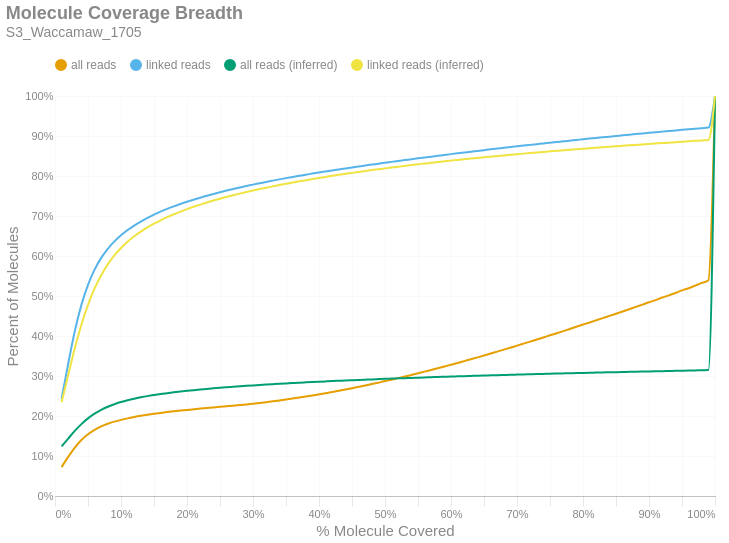

Notebook source saved alongside this figure:
### Markdown cell above
### Molecule Read Coverage
This chart shows molecule coverage breadth as computed by the number of bases aligned to that molecule. In other words, "*how much of each unique long molecule is actually sequenced/aligned?*" Keep in mind there is a distinction between sequences and alignments, since some sequences belonging to a particular molecule may not align well and wouldn't appear in the alignment data. This chart also shows molecule coverage breadth as computed by the *inferred fragment* from which the aligned sequences originate. Unlike read coverage, this calculation takes into account the total insert size, including unsequenced gaps between the forward and reverse reads. Like the previous figures, these are cumulative percents.

### Code cell
if SKIPLR:
    print_html(f"Skipped")
else:
    binned_df = consolidated_hist(valids['coverage_bp'], mask, 0.01, True)
    binned_df_inf = consolidated_hist(valids['coverage_inserts'], mask, 0.01, True)
    binned_df = binned_df.with_columns(pl.lit(binned_df_inf['all reads (cumsum)']).alias('all reads (inferred)'))
    binned_df = binned_df.with_columns(pl.lit(binned_df_inf['linked reads (cumsum)']).alias('linked reads (inferred)'))
    binned_df = binned_df.with_columns(
        (pl.col('bin').cast(pl.Float64) + 0.01).alias('right_edge')
    )

    with SafeRender(binned_df):
        (
            density_plot(binned_df, 'Molecule Coverage Breadth', samplename, 'molcov', ['all reads (inferred)','linked reads (inferred)'])
            .encode(
                #x=alt.X('bin:Q', title="% Molecule Covered").axis(format = '%').scale(padding=0),
                x=alt.X('right_edge:Q', title="% Molecule Covered").axis(format='%').scale(padding=0),
                y=alt.Y('value:Q', title='Percent of Molecules')
                    .axis(format='%')
                    .stack(False)
                    .scale(domainMin=0, padding=0),
                color=alt.Color("key:N").scale(domain = ["all reads", "linked reads", "all reads (inferred)", "linked reads (inferred)"]),
                tooltip = [
                    alt.Tooltip("key:N", title = "Data Type"),
                    alt.Tooltip("range_label:N", title="% Molecule Covered"),
                    alt.Tooltip("value:Q", format = ".2%", title="% Molecules")
                ]
            )
        ).display()

### Figure 1 — Vega-Lite specification as saved in the notebook (floating-point values rounded to 4 significant figures)
{"width": "container", "height": 400, "config": {"title": {"anchor": "start", "dy": -15, "fontSize": 18, "color": "#888888", "subtitleColor": "#888888", "subtitleFontSize": 14}, "arc": {"fill": "#0072B2"}, "axis": {"domainColor": "#888888", "domainWidth": 0.5, "gridWidth": 0.2, "grid": false, "titleFontWeight": 400, "titleFontSize": 15, "labelFontSize": 11, "labelColor": "#888888", "tickColor": "#888888", "tickWidth": 0.2, "titleColor": "#888888"}, "axisBand": {"grid": false}, "axisX": {"grid": true, "tickSize": 10, "domainCap": "round"}, "axisY": {"domain": false, "grid": true, "tickSize": 0, "domainCap": "round"}, "background": "transparent", "header": {"labelFontSize": 15, "labelColor": "#888888", "titleFontSize": 15, "titleFontWeight": 600, "titleColor": "#888888"}, "legend": {"labelFont": "sans-serif", "labelFontSize": 12, "labelColor": "#888888", "symbolSize": 100, "symbolType": "circle", "titleFontSize": 12, "titlePadding": 10, "titleColor": "#888888", "title": null, "orient": "top"}, "range": {"category": ["#E69F00", "#56B4E9", "#009E73", "#F0E442", "#0072B2", "#D55E00", "#CC79A7", "#000000"], "diverging": ["#cfe8f3", "#a2d4ec", "#73bfe2", "#46abdb", "#1696d2", "#12719e"]}, "area": {"fill": "#0072B2", "fillOpacity": 0.7, "line": true, "strokeOpacity": 0.7}, "line": {"color": "#0072B2", "stroke": "#0072B2", "strokeWidth": 2}, "trail": {"color": "#0072B2", "stroke": "#0072B2", "strokeWidth": 0, "size": 1}, "point": {"filled": true, "fillOpacity": 1.0, "size": 95}, "text": {"color": "#888888", "fontSize": 11, "align": "right", "fontWeight": 400, "size": 11}, "bar": {"fill": "#0072B2", "stroke": null}, "view": {"stroke": null, "continuousWidth": 660, "continuousHeight": 400}}, "data": {"name": "data-0c0352566871a6a12a54368aa1edffb3"}, "mark": {"type": "line", "interpolate": "monotone", "point": {"opacity": 0, "size": 275}}, "encoding": {"color": {"field": "key", "scale": {"domain": ["all reads", "linked reads", "all reads (inferred)", "linked reads (inferred)"]}, "type": "nominal"}, "tooltip": [{"field": "key", "title": "Data Type", "type": "nominal"}, {"field": "range_label", "title": "% Molecule Covered", "type": "nominal"}, {"field": "value", "format": ".2%", "title": "% Molecules", "type": "quantitative"}], "x": {"axis": {"format": "%"}, "field": "right_edge", "scale": {"padding": 0}, "title": "% Molecule Covered", "type": "quantitative"}, "y": {"axis": {"format": "%"}, "field": "value", "scale": {"domainMin": 0, "padding": 0}, "stack": false, "title": "Percent of Molecules", "type": "quantitative"}}, "params": [{"name": "param_c36ac31b6afebe62", "select": {"type": "point", "fields": ["key"]}, "bind": "legend"}], "title": {"text": "Molecule Coverage Breadth", "subtitle": "S3_Waccamaw_1705"}, "transform": [{"fold": ["all reads (cumsum)", "linked reads (cumsum)", "all reads (inferred)", "linked reads (inferred)"]}, {"calculate": "replace(datum.key, ' (cumsum)', '')", "as": "key"}, {"filter": {"param": "param_c36ac31b6afebe62"}}], "usermeta": {"embedOptions": {"downloadFileName": "S3_Waccamaw_1705.molcov"}}, "$schema": "https://vega.github.io/schema/vega-lite/v6.1.0.json", "datasets": {"data-0c0352566871a6a12a54368aa1edffb3": [{"bin": "0.0", "interval": "0.0-0.01", "all reads": 0.07225, "linked reads": 0.2426, "all reads (cumsum)": 0.07225, "linked reads (cumsum)": 0.2426, "range_label": "0.0-0.01", "all reads (inferred)": 0.124, "linked reads (inferred)": 0.2346, "right_edge": 0.01}, {"bin": "0.01", "interval": "0.01-0.02", "all reads": 0.02544, "linked reads": 0.08806, "all reads (cumsum)": 0.09769, "linked reads (cumsum)": 0.3307, "range_label": "0.01-0.02", "all reads (inferred)": 0.1436, "linked reads (inferred)": 0.3023, "right_edge": 0.02}, {"bin": "0.02", "interval": "0.02-0.03", "all reads": 0.02344, "linked reads": 0.08146, "all reads (cumsum)": 0.1211, "linked reads (cumsum)": 0.4121, "range_label": "0.02-0.03", "all reads (inferred)": 0.1628, "linked reads (inferred)": 0.3691, "right_edge": 0.03}, {"bin": "0.03", "interval": "0.03-0.04", "all reads": 0.01888, "linked reads": 0.06564, "all reads (cumsum)": 0.14, "linked reads (cumsum)": 0.4778, "range_label": "0.03-0.04", "all reads (inferred)": 0.1797, "linked reads (inferred)": 0.4282, "right_edge": 0.04}, {"bin": "0.04", "interval": "0.04-0.05", "all reads": 0.01445, "linked reads": 0.05023, "all reads (cumsum)": 0.1545, "linked reads (cumsum)": 0.528, "range_label": "0.04-0.05", "all reads (inferred)": 0.194, "linked reads (inferred)": 0.478, "right_edge": 0.05}, {"bin": "0.05", "interval": "0.05-0.06", "all reads": 0.01097, "linked reads": 0.03801, "all reads (cumsum)": 0.1654, "linked reads (cumsum)": 0.566, "range_label": "0.05-0.06", "all reads (inferred)": 0.2058, "linked reads (inferred)": 0.519, "right_edge": 0.06}, {"bin": "0.06", "interval": "0.06-0.07", "all reads": 0.008442, "linked reads": 0.02923, "all reads (cumsum)": 0.1739, "linked reads (cumsum)": 0.5952, "range_label": "0.06-0.07", "all reads (inferred)": 0.2153, "linked reads (inferred)": 0.552, "right_edge": 0.07}, {"bin": "0.07", "interval": "0.07-0.08", "all reads": 0.006623, "linked reads": 0.02289, "all reads (cumsum)": 0.1805, "linked reads (cumsum)": 0.6181, "range_label": "0.07-0.08", "all reads (inferred)": 0.2231, "linked reads (inferred)": 0.579, "right_edge": 0.08}, {"bin": "0.08", "interval": "0.08-0.09", "all reads": 0.005342, "linked reads": 0.01842, "all reads (cumsum)": 0.1858, "linked reads (cumsum)": 0.6365, "range_label": "0.08-0.09", "all reads (inferred)": 0.2295, "linked reads (inferred)": 0.6013, "right_edge": 0.09}, {"bin": "0.09", "interval": "0.09-0.1", "all reads": 0.004449, "linked reads": 0.01527, "all reads (cumsum)": 0.1903, "linked reads (cumsum)": 0.6518, "range_label": "0.09-0.1", "all reads (inferred)": 0.2348, "linked reads (inferred)": 0.6199, "right_edge": 0.1}, {"bin": "0.1", "interval": "0.1-0.11", "all reads": 0.003815, "linked reads": 0.01304, "all reads (cumsum)": 0.1941, "linked reads (cumsum)": 0.6648, "range_label": "0.1-0.11", "all reads (inferred)": 0.2394, "linked reads (inferred)": 0.6357, "right_edge": 0.11}, {"bin": "0.11", "interval": "0.11-0.12", "all reads": 0.003313, "linked reads": 0.01131, "all reads (cumsum)": 0.1974, "linked reads (cumsum)": 0.6762, "range_label": "0.11-0.12", "all reads (inferred)": 0.2433, "linked reads (inferred)": 0.6492, "right_edge": 0.12}, {"bin": "0.12", "interval": "0.12-0.13", "all reads": 0.002946, "linked reads": 0.01004, "all reads (cumsum)": 0.2004, "linked reads (cumsum)": 0.6862, "range_label": "0.12-0.13", "all reads (inferred)": 0.2467, "linked reads (inferred)": 0.6609, "right_edge": 0.13}, {"bin": "0.13", "interval": "0.13-0.14", "all reads": 0.002634, "linked reads": 0.008937, "all reads (cumsum)": 0.203, "linked reads (cumsum)": 0.6951, "range_label": "0.13-0.14", "all reads (inferred)": 0.2497, "linked reads (inferred)": 0.6715, "right_edge": 0.14}, {"bin": "0.14", "interval": "0.14-0.15", "all reads": 0.002413, "linked reads": 0.008147, "all reads (cumsum)": 0.2054, "linked reads (cumsum)": 0.7033, "range_label": "0.14-0.15", "all reads (inferred)": 0.2524, "linked reads (inferred)": 0.6807, "right_edge": 0.15}, {"bin": "0.15", "interval": "0.15-0.16", "all reads": 0.002222, "linked reads": 0.007471, "all reads (cumsum)": 0.2076, "linked reads (cumsum)": 0.7108, "range_label": "0.15-0.16", "all reads (inferred)": 0.2549, "linked reads (inferred)": 0.6893, "right_edge": 0.16}, {"bin": "0.16", "interval": "0.16-0.17", "all reads": 0.002072, "linked reads": 0.006907, "all reads (cumsum)": 0.2097, "linked reads (cumsum)": 0.7177, "range_label": "0.16-0.17", "all reads (inferred)": 0.2571, "linked reads (inferred)": 0.6971, "right_edge": 0.17}, {"bin": "0.17", "interval": "0.17-0.18", "all reads": 0.001931, "linked reads": 0.006338, "all reads (cumsum)": 0.2116, "linked reads (cumsum)": 0.724, "range_label": "0.17-0.18", "all reads (inferred)": 0.2592, "linked reads (inferred)": 0.7043, "right_edge": 0.18}, {"bin": "0.18", "interval": "0.18-0.19", "all reads": 0.00182, "linked reads": 0.005937, "all reads (cumsum)": 0.2135, "linked reads (cumsum)": 0.7299, "range_label": "0.18-0.19", "all reads (inferred)": 0.2612, "linked reads (inferred)": 0.711, "right_edge": 0.19}, {"bin": "0.19", "interval": "0.19-0.2", "all reads": 0.001742, "linked reads": 0.005613, "all reads (cumsum)": 0.2152, "linked reads (cumsum)": 0.7355, "range_label": "0.19-0.2", "all reads (inferred)": 0.263, "linked reads (inferred)": 0.7173, "right_edge": 0.2}, {"bin": "0.2", "interval": "0.2-0.21", "all reads": 0.001641, "linked reads": 0.00521, "all reads (cumsum)": 0.2168, "linked reads (cumsum)": 0.7408, "range_label": "0.2-0.21", "all reads (inferred)": 0.2647, "linked reads (inferred)": 0.723, "right_edge": 0.21}, {"bin": "0.21", "interval": "0.21-0.22", "all reads": 0.001613, "linked reads": 0.00506, "all reads (cumsum)": 0.2185, "linked reads (cumsum)": 0.7458, "range_label": "0.21-0.22", "all reads (inferred)": 0.2663, "linked reads (inferred)": 0.7285, "right_edge": 0.22}, {"bin": "0.22", "interval": "0.22-0.23", "all reads": 0.00153, "linked reads": 0.004718, "all reads (cumsum)": 0.22, "linked reads (cumsum)": 0.7505, "range_label": "0.22-0.23", "all reads (inferred)": 0.2678, "linked reads (inferred)": 0.7337, "right_edge": 0.23}, {"bin": "0.23", "interval": "0.23-0.24", "all reads": 0.001487, "linked reads": 0.004507, "all reads (cumsum)": 0.2215, "linked reads (cumsum)": 0.755, "range_label": "0.23-0.24", "all reads (inferred)": 0.2692, "linked reads (inferred)": 0.7386, "right_edge": 0.24}, {"bin": "0.24", "interval": "0.24-0.25", "all reads": 0.001474, "linked reads": 0.004357, "all reads (cumsum)": 0.2229, "linked reads (cumsum)": 0.7594, "range_label": "0.24-0.25", "all reads (inferred)": 0.2706, "linked reads (inferred)": 0.7433, "right_edge": 0.25}, {"bin": "0.25", "interval": "0.25-0.26", "all reads": 0.001447, "linked reads": 0.004142, "all reads (cumsum)": 0.2244, "linked reads (cumsum)": 0.7635, "range_label": "0.25-0.26", "all reads (inferred)": 0.2718, "linked reads (inferred)": 0.7477, "right_edge": 0.26}, {"bin": "0.26", "interval": "0.26-0.27", "all reads": 0.001461, "linked reads": 0.003951, "all reads (cumsum)": 0.2259, "linked reads (cumsum)": 0.7675, "range_label": "0.26-0.27", "all reads (inferred)": 0.2731, "linked reads (inferred)": 0.7519, "right_edge": 0.27}, {"bin": "0.27", "interval": "0.27-0.28", "all reads": 0.001537, "linked reads": 0.003799, "all reads (cumsum)": 0.2274, "linked reads (cumsum)": 0.7713, "range_label": "0.27-0.28", "all reads (inferred)": 0.2743, "linked reads (inferred)": 0.756, "right_edge": 0.28}, {"bin": "0.28", "interval": "0.28-0.29", "all reads": 0.001596, "linked reads": 0.003608, "all reads (cumsum)": 0.229, "linked reads (cumsum)": 0.7749, "range_label": "0.28-0.29", "all reads (inferred)": 0.2754, "linked reads (inferred)": 0.7599, "right_edge": 0.29}, {"bin": "0.29", "interval": "0.29-0.3", "all reads": 0.001771, "linked reads": 0.003594, "all reads (cumsum)": 0.2308, "linked reads (cumsum)": 0.7785, "range_label": "0.29-0.3", "all reads (inferred)": 0.2765, "linked reads (inferred)": 0.7637, "right_edge": 0.3}, {"bin": "0.3", "interval": "0.3-0.31", "all reads": 0.001838, "linked reads": 0.003401, "all reads (cumsum)": 0.2326, "linked reads (cumsum)": 0.7819, "range_label": "0.3-0.31", "all reads (inferred)": 0.2776, "linked reads (inferred)": 0.7673, "right_edge": 0.31}, {"bin": "0.31", "interval": "0.31-0.32", "all reads": 0.001979, "linked reads": 0.003359, "all reads (cumsum)": 0.2346, "linked reads (cumsum)": 0.7853, "range_label": "0.31-0.32", "all reads (inferred)": 0.2786, "linked reads (inferred)": 0.7708, "right_edge": 0.32}, {"bin": "0.32", "interval": "0.32-0.33", "all reads": 0.002093, "linked reads": 0.003195, "all reads (cumsum)": 0.2367, "linked reads (cumsum)": 0.7884, "range_label": "0.32-0.33", "all reads (inferred)": 0.2796, "linked reads (inferred)": 0.7742, "right_edge": 0.33}, {"bin": "0.33", "interval": "0.33-0.34", "all reads": 0.002169, "linked reads": 0.003139, "all reads (cumsum)": 0.2388, "linked reads (cumsum)": 0.7916, "range_label": "0.33-0.34", "all reads (inferred)": 0.2806, "linked reads (inferred)": 0.7775, "right_edge": 0.34}, {"bin": "0.34", "interval": "0.34-0.35", "all reads": 0.002294, "linked reads": 0.003069, "all reads (cumsum)": 0.2411, "linked reads (cumsum)": 0.7947, "range_label": "0.34-0.35", "all reads (inferred)": 0.2815, "linked reads (inferred)": 0.7806, "right_edge": 0.35}, {"bin": "0.35", "interval": "0.35-0.36", "all reads": 0.002393, "linked reads": 0.002958, "all reads (cumsum)": 0.2435, "linked reads (cumsum)": 0.7976, "range_label": "0.35-0.36", "all reads (inferred)": 0.2824, "linked reads (inferred)": 0.7837, "right_edge": 0.36}, {"bin": "0.36", "interval": "0.36-0.37", "all reads": 0.002488, "linked reads": 0.002871, "all reads (cumsum)": 0.246, "linked reads (cumsum)": 0.8005, "range_label": "0.36-0.37", "all reads (inferred)": 0.2833, "linked reads (inferred)": 0.7867, "right_edge": 0.37}, {"bin": "0.37", "interval": "0.37-0.38", "all reads": 0.002607, "linked reads": 0.002818, "all reads (cumsum)": 0.2486, "linked reads (cumsum)": 0.8033, "range_label": "0.37-0.38", "all reads (inferred)": 0.2841, "linked reads (inferred)": 0.7895, "right_edge": 0.38}, {"bin": "0.38", "interval": "0.38-0.39", "all reads": 0.002694, "linked reads": 0.002688, "all reads (cumsum)": 0.2513, "linked reads (cumsum)": 0.806, "range_label": "0.38-0.39", "all reads (inferred)": 0.2849, "linked reads (inferred)": 0.7924, "right_edge": 0.39}, {"bin": "0.39", "interval": "0.39-0.4", "all reads": 0.002853, "linked reads": 0.002786, "all reads (cumsum)": 0.2542, "linked reads (cumsum)": 0.8088, "range_label": "0.39-0.4", "all reads (inferred)": 0.2857, "linked reads (inferred)": 0.7951, "right_edge": 0.4}, {"bin": "0.4", "interval": "0.4-0.41", "all reads": 0.002866, "linked reads": 0.002586, "all reads (cumsum)": 0.257, "linked reads (cumsum)": 0.8114, "range_label": "0.4-0.41", "all reads (inferred)": 0.2865, "linked reads (inferred)": 0.7978, "right_edge": 0.41}, {"bin": "0.41", "interval": "0.41-0.42", "all reads": 0.002989, "linked reads": 0.00261, "all reads (cumsum)": 0.26, "linked reads (cumsum)": 0.814, "range_label": "0.41-0.42", "all reads (inferred)": 0.2873, "linked reads (inferred)": 0.8004, "right_edge": 0.42}, {"bin": "0.42", "interval": "0.42-0.43", "all reads": 0.003091, "linked reads": 0.002483, "all reads (cumsum)": 0.2631, "linked reads (cumsum)": 0.8165, "range_label": "0.42-0.43", "all reads (inferred)": 0.288, "linked reads (inferred)": 0.8029, "right_edge": 0.43}, {"bin": "0.43", "interval": "0.43-0.44", "all reads": 0.003169, "linked reads": 0.002499, "all reads (cumsum)": 0.2663, "linked reads (cumsum)": 0.819, "range_label": "0.43-0.44", "all reads (inferred)": 0.2888, "linked reads (inferred)": 0.8054, "right_edge": 0.44}, {"bin": "0.44", "interval": "0.44-0.45", "all reads": 0.003277, "linked reads": 0.002442, "all reads (cumsum)": 0.2696, "linked reads (cumsum)": 0.8214, "range_label": "0.44-0.45", "all reads (inferred)": 0.2895, "linked reads (inferred)": 0.8078, "right_edge": 0.45}, {"bin": "0.45", "interval": "0.45-0.46", "all reads": 0.003353, "linked reads": 0.002372, "all reads (cumsum)": 0.2729, "linked reads (cumsum)": 0.8238, "range_label": "0.45-0.46", "all reads (inferred)": 0.2902, "linked reads (inferred)": 0.8101, "right_edge": 0.46}, {"bin": "0.46", "interval": "0.46-0.47", "all reads": 0.003412, "linked reads": 0.002371, "all reads (cumsum)": 0.2763, "linked reads (cumsum)": 0.8261, "range_label": "0.46-0.47", "all reads (inferred)": 0.2909, "linked reads (inferred)": 0.8125, "right_edge": 0.47}, {"bin": "0.47", "interval": "0.47-0.48", "all reads": 0.003556, "linked reads": 0.002325, "all reads (cumsum)": 0.2799, "linked reads (cumsum)": 0.8285, "range_label": "0.47-0.48", "all reads (inferred)": 0.2916, "linked reads (inferred)": 0.8147, "right_edge": 0.48}, {"bin": "0.48", "interval": "0.48-0.49", "all reads": 0.003474, "linked reads": 0.002294, "all reads (cumsum)": 0.2834, "linked reads (cumsum)": 0.8308, "range_label": "0.48-0.49", "all reads (inferred)": 0.2922, "linked reads (inferred)": 0.8169, "right_edge": 0.49}, {"bin": "0.49", "interval": "0.49-0.5", "all reads": 0.003934, "linked reads": 0.002325, "all reads (cumsum)": 0.2873, "linked reads (cumsum)": 0.8331, "range_label": "0.49-0.5", "all reads (inferred)": 0.2928, "linked reads (inferred)": 0.8191, "right_edge": 0.5}, {"bin": "0.5", "interval": "0.5-0.51", "all reads": 0.003483, "linked reads": 0.002215, "all reads (cumsum)": 0.2908, "linked reads (cumsum)": 0.8353, "range_label": "0.5-0.51", "all reads (inferred)": 0.2935, "linked reads (inferred)": 0.8211, "right_edge": 0.51}, {"bin": "0.51", "interval": "0.51-0.52", "all reads": 0.00394, "linked reads": 0.002246, "all reads (cumsum)": 0.2947, "linked reads (cumsum)": 0.8375, "range_label": "0.51-0.52", "all reads (inferred)": 0.2941, "linked reads (inferred)": 0.8232, "right_edge": 0.52}, {"bin": "0.52", "interval": "0.52-0.53", "all reads": 0.003871, "linked reads": 0.00217, "all reads (cumsum)": 0.2986, "linked reads (cumsum)": 0.8397, "range_label": "0.52-0.53", "all reads (inferred)": 0.2947, "linked reads (inferred)": 0.8252, "right_edge": 0.53}, {"bin": "0.53", "interval": "0.53-0.54", "all reads": 0.004034, "linked reads": 0.002203, "all reads (cumsum)": 0.3026, "linked reads (cumsum)": 0.8419, "range_label": "0.53-0.54", "all reads (inferred)": 0.2953, "linked reads (inferred)": 0.8273, "right_edge": 0.54}, {"bin": "0.54", "interval": "0.54-0.55", "all reads": 0.004059, "linked reads": 0.002181, "all reads (cumsum)": 0.3067, "linked reads (cumsum)": 0.8441, "range_label": "0.54-0.55", "all reads (inferred)": 0.2959, "linked reads (inferred)": 0.8292, "right_edge": 0.55}, {"bin": "0.55", "interval": "0.55-0.56", "all reads": 0.004208, "linked reads": 0.002166, "all reads (cumsum)": 0.3109, "linked reads (cumsum)": 0.8463, "range_label": "0.55-0.56", "all reads (inferred)": 0.2965, "linked reads (inferred)": 0.8311, "right_edge": 0.56}, {"bin": "0.56", "interval": "0.56-0.57", "all reads": 0.004239, "linked reads": 0.002136, "all reads (cumsum)": 0.3151, "linked reads (cumsum)": 0.8484, "range_label": "0.56-0.57", "all reads (inferred)": 0.297, "linked reads (inferred)": 0.833, "right_edge": 0.57}, {"bin": "0.57", "interval": "0.57-0.58", "all reads": 0.004216, "linked reads": 0.002094, "all reads (cumsum)": 0.3193, "linked reads (cumsum)": 0.8505, "range_label": "0.57-0.58", "all reads (inferred)": 0.2976, "linked reads (inferred)": 0.8348, "right_edge": 0.58}, {"bin": "0.58", "interval": "0.58-0.59", "all reads": 0.004393, "linked reads": 0.002117, "all reads (cumsum)": 0.3237, "linked reads (cumsum)": 0.8526, "range_label": "0.58-0.59", "all reads (inferred)": 0.2981, "linked reads (inferred)": 0.8366, "right_edge": 0.59}, {"bin": "0.59", "interval": "0.59-0.6", "all reads": 0.004496, "linked reads": 0.002058, "all reads (cumsum)": 0.3282, "linked reads (cumsum)": 0.8547, "range_label": "0.59-0.6", "all reads (inferred)": 0.2987, "linked reads (inferred)": 0.8384, "right_edge": 0.6}, {"bin": "0.6", "interval": "0.6-0.61", "all reads": 0.004397, "linked reads": 0.002002, "all reads (cumsum)": 0.3326, "linked reads (cumsum)": 0.8567, "range_label": "0.6-0.61", "all reads (inferred)": 0.2992, "linked reads (inferred)": 0.8402, "right_edge": 0.61}, {"bin": "0.61", "interval": "0.61-0.62", "all reads": 0.004605, "linked reads": 0.001975, "all reads (cumsum)": 0.3372, "linked reads (cumsum)": 0.8586, "range_label": "0.61-0.62", "all reads (inferred)": 0.2997, "linked reads (inferred)": 0.8419, "right_edge": 0.62}, {"bin": "0.62", "interval": "0.62-0.63", "all reads": 0.004608, "linked reads": 0.002049, "all reads (cumsum)": 0.3418, "linked reads (cumsum)": 0.8607, "range_label": "0.62-0.63", "all reads (inferred)": 0.3002, "linked reads (inferred)": 0.8435, "right_edge": 0.63}, {"bin": "0.63", "interval": "0.63-0.64", "all reads": 0.004673, "linked reads": 0.001935, "all reads (cumsum)": 0.3465, "linked reads (cumsum)": 0.8626, "range_label": "0.63-0.64", "all reads (inferred)": 0.3007, "linked reads (inferred)": 0.8451, "right_edge": 0.64}, {"bin": "0.64", "interval": "0.64-0.65", "all reads": 0.004708, "linked reads": 0.001981, "all reads (cumsum)": 0.3512, "linked reads (cumsum)": 0.8646, "range_label": "0.64-0.65", "all reads (inferred)": 0.3012, "linked reads (inferred)": 0.8468, "right_edge": 0.65}, {"bin": "0.65", "interval": "0.65-0.66", "all reads": 0.004988, "linked reads": 0.002027, "all reads (cumsum)": 0.3562, "linked reads (cumsum)": 0.8666, "range_label": "0.65-0.66", "all reads (inferred)": 0.3017, "linked reads (inferred)": 0.8483, "right_edge": 0.66}, {"bin": "0.66", "interval": "0.66-0.67", "all reads": 0.004791, "linked reads": 0.001903, "all reads (cumsum)": 0.361, "linked reads (cumsum)": 0.8685, "range_label": "0.66-0.67", "all reads (inferred)": 0.3021, "linked reads (inferred)": 0.8499, "right_edge": 0.67}, {"bin": "0.67", "interval": "0.67-0.68", "all reads": 0.004927, "linked reads": 0.001879, "all reads (cumsum)": 0.3659, "linked reads (cumsum)": 0.8704, "range_label": "0.67-0.68", "all reads (inferred)": 0.3026, "linked reads (inferred)": 0.8514, "right_edge": 0.68}, {"bin": "0.68", "interval": "0.68-0.69", "all reads": 0.004898, "linked reads": 0.001906, "all reads (cumsum)": 0.3708, "linked reads (cumsum)": 0.8723, "range_label": "0.68-0.69", "all reads (inferred)": 0.3031, "linked reads (inferred)": 0.853, "right_edge": 0.69}, {"bin": "0.69", "interval": "0.69-0.7", "all reads": 0.005087, "linked reads": 0.001837, "all reads (cumsum)": 0.3759, "linked reads (cumsum)": 0.8742, "range_label": "0.69-0.7", "all reads (inferred)": 0.3035, "linked reads (inferred)": 0.8545, "right_edge": 0.7}, {"bin": "0.7", "interval": "0.7-0.71", "all reads": 0.005047, "linked reads": 0.001841, "all reads (cumsum)": 0.381, "linked reads (cumsum)": 0.876, "range_label": "0.7-0.71", "all reads (inferred)": 0.304, "linked reads (inferred)": 0.8559, "right_edge": 0.71}, {"bin": "0.71", "interval": "0.71-0.72", "all reads": 0.005034, "linked reads": 0.001806, "all reads (cumsum)": 0.386, "linked reads (cumsum)": 0.8778, "range_label": "0.71-0.72", "all reads (inferred)": 0.3044, "linked reads (inferred)": 0.8574, "right_edge": 0.72}, {"bin": "0.72", "interval": "0.72-0.73", "all reads": 0.005205, "linked reads": 0.001798, "all reads (cumsum)": 0.3912, "linked reads (cumsum)": 0.8796, "range_label": "0.72-0.73", "all reads (inferred)": 0.3049, "linked reads (inferred)": 0.8588, "right_edge": 0.73}, {"bin": "0.73", "interval": "0.73-0.74", "all reads": 0.005118, "linked reads": 0.001766, "all reads (cumsum)": 0.3963, "linked reads (cumsum)": 0.8814, "range_label": "0.73-0.74", "all reads (inferred)": 0.3053, "linked reads (inferred)": 0.8602, "right_edge": 0.74}, {"bin": "0.74", "interval": "0.74-0.75", "all reads": 0.005445, "linked reads": 0.001824, "all reads (cumsum)": 0.4018, "linked reads (cumsum)": 0.8832, "range_label": "0.74-0.75", "all reads (inferred)": 0.3057, "linked reads (inferred)": 0.8616, "right_edge": 0.75}, {"bin": "0.75", "interval": "0.75-0.76", "all reads": 0.005141, "linked reads": 0.001727, "all reads (cumsum)": 0.4069, "linked reads (cumsum)": 0.8849, "range_label": "0.75-0.76", "all reads (inferred)": 0.3061, "linked reads (inferred)": 0.863, "right_edge": 0.76}, {"bin": "0.76", "interval": "0.76-0.77", "all reads": 0.005344, "linked reads": 0.001745, "all reads (cumsum)": 0.4122, "linked reads (cumsum)": 0.8867, "range_label": "0.76-0.77", "all reads (inferred)": 0.3065, "linked reads (inferred)": 0.8643, "right_edge": 0.77}, {"bin": "0.77", "interval": "0.77-0.78", "all reads": 0.005342, "linked reads": 0.001733, "all reads (cumsum)": 0.4176, "linked reads (cumsum)": 0.8884, "range_label": "0.77-0.78", "all reads (inferred)": 0.307, "linked reads (inferred)": 0.8656, "right_edge": 0.78}, {"bin": "0.78", "interval": "0.78-0.79", "all reads": 0.005365, "linked reads": 0.001671, "all reads (cumsum)": 0.4229, "linked reads (cumsum)": 0.8901, "range_label": "0.78-0.79", "all reads (inferred)": 0.3073, "linked reads (inferred)": 0.8669, "right_edge": 0.79}, {"bin": "0.79", "interval": "0.79-0.8", "all reads": 0.005628, "linked reads": 0.001782, "all reads (cumsum)": 0.4286, "linked reads (cumsum)": 0.8919, "range_label": "0.79-0.8", "all reads (inferred)": 0.3078, "linked reads (inferred)": 0.8682, "right_edge": 0.8}, {"bin": "0.8", "interval": "0.8-0.81", "all reads": 0.005211, "linked reads": 0.00163, "all reads (cumsum)": 0.4338, "linked reads (cumsum)": 0.8935, "range_label": "0.8-0.81", "all reads (inferred)": 0.3081, "linked reads (inferred)": 0.8694, "right_edge": 0.81}, {"bin": "0.81", "interval": "0.81-0.82", "all reads": 0.005425, "linked reads": 0.001667, "all reads (cumsum)": 0.4392, "linked reads (cumsum)": 0.8952, "range_label": "0.81-0.82", "all reads (inferred)": 0.3085, "linked reads (inferred)": 0.8707, "right_edge": 0.82}, {"bin": "0.82", "interval": "0.82-0.83", "all reads": 0.005499, "linked reads": 0.001612, "all reads (cumsum)": 0.4447, "linked reads (cumsum)": 0.8968, "range_label": "0.82-0.83", "all reads (inferred)": 0.3089, "linked reads (inferred)": 0.8719, "right_edge": 0.83}, {"bin": "0.83", "interval": "0.83-0.84", "all reads": 0.005549, "linked reads": 0.001638, "all reads (cumsum)": 0.4503, "linked reads (cumsum)": 0.8984, "range_label": "0.83-0.84", "all reads (inferred)": 0.3093, "linked reads (inferred)": 0.8731, "right_edge": 0.84}, {"bin": "0.84", "interval": "0.84-0.85", "all reads": 0.005502, "linked reads": 0.001611, "all reads (cumsum)": 0.4558, "linked reads (cumsum)": 0.9, "range_label": "0.84-0.85", "all reads (inferred)": 0.3097, "linked reads (inferred)": 0.8743, "right_edge": 0.85}, {"bin": "0.85", "interval": "0.85-0.86", "all reads": 0.005612, "linked reads": 0.00158, "all reads (cumsum)": 0.4614, "linked reads (cumsum)": 0.9016, "range_label": "0.85-0.86", "all reads (inferred)": 0.31, "linked reads (inferred)": 0.8755, "right_edge": 0.86}, {"bin": "0.86", "interval": "0.86-0.87", "all reads": 0.005639, "linked reads": 0.00161, "all reads (cumsum)": 0.467, "linked reads (cumsum)": 0.9032, "range_label": "0.86-0.87", "all reads (inferred)": 0.3104, "linked reads (inferred)": 0.8766, "right_edge": 0.87}, {"bin": "0.87", "interval": "0.87-0.88", "all reads": 0.005711, "linked reads": 0.001583, "all reads (cumsum)": 0.4727, "linked reads (cumsum)": 0.9048, "range_label": "0.87-0.88", "all reads (inferred)": 0.3108, "linked reads (inferred)": 0.8778, "right_edge": 0.88}, {"bin": "0.88", "interval": "0.88-0.89", "all reads": 0.005656, "linked reads": 0.001534, "all reads (cumsum)": 0.4784, "linked reads (cumsum)": 0.9063, "range_label": "0.88-0.89", "all reads (inferred)": 0.3111, "linked reads (inferred)": 0.8789, "right_edge": 0.89}, {"bin": "0.89", "interval": "0.89-0.9", "all reads": 0.005875, "linked reads": 0.001587, "all reads (cumsum)": 0.4843, "linked reads (cumsum)": 0.9079, "range_label": "0.89-0.9", "all reads (inferred)": 0.3115, "linked reads (inferred)": 0.8801, "right_edge": 0.9}, {"bin": "0.9", "interval": "0.9-0.91", "all reads": 0.005526, "linked reads": 0.001463, "all reads (cumsum)": 0.4898, "linked reads (cumsum)": 0.9094, "range_label": "0.9-0.91", "all reads (inferred)": 0.3118, "linked reads (inferred)": 0.8812, "right_edge": 0.91}, {"bin": "0.91", "interval": "0.91-0.92", "all reads": 0.006326, "linked reads": 0.00157, "all reads (cumsum)": 0.4961, "linked reads (cumsum)": 0.9109, "range_label": "0.91-0.92", "all reads (inferred)": 0.3122, "linked reads (inferred)": 0.8823, "right_edge": 0.92}, {"bin": "0.92", "interval": "0.92-0.93", "all reads": 0.005466, "linked reads": 0.001482, "all reads (cumsum)": 0.5016, "linked reads (cumsum)": 0.9124, "range_label": "0.92-0.93", "all reads (inferred)": 0.3125, "linked reads (inferred)": 0.8834, "right_edge": 0.93}, {"bin": "0.93", "interval": "0.93-0.94", "all reads": 0.006005, "linked reads": 0.001509, "all reads (cumsum)": 0.5076, "linked reads (cumsum)": 0.9139, "range_label": "0.93-0.94", "all reads (inferred)": 0.3129, "linked reads (inferred)": 0.8845, "right_edge": 0.94}, {"bin": "0.94", "interval": "0.94-0.95", "all reads": 0.00645, "linked reads": 0.001505, "all reads (cumsum)": 0.514, "linked reads (cumsum)": 0.9154, "range_label": "0.94-0.95", "all reads (inferred)": 0.3132, "linked reads (inferred)": 0.8856, "right_edge": 0.95}, {"bin": "0.95", "interval": "0.95-0.96", "all reads": 0.005468, "linked reads": 0.001444, "all reads (cumsum)": 0.5195, "linked reads (cumsum)": 0.9169, "range_label": "0.95-0.96", "all reads (inferred)": 0.3136, "linked reads (inferred)": 0.8867, "right_edge": 0.96}, {"bin": "0.96", "interval": "0.96-0.97", "all reads": 0.006423, "linked reads": 0.001413, "all reads (cumsum)": 0.5259, "linked reads (cumsum)": 0.9183, "range_label": "0.96-0.97", "all reads (inferred)": 0.314, "linked reads (inferred)": 0.8878, "right_edge": 0.97}, {"bin": "0.97", "interval": "0.97-0.98", "all reads": 0.006858, "linked reads": 0.001376, "all reads (cumsum)": 0.5328, "linked reads (cumsum)": 0.9197, "range_label": "0.97-0.98", "all reads (inferred)": 0.3144, "linked reads (inferred)": 0.889, "right_edge": 0.98}, {"bin": "0.98", "interval": "0.98-0.99", "all reads": 0.006452, "linked reads": 0.001444, "all reads (cumsum)": 0.5392, "linked reads (cumsum)": 0.9211, "range_label": "0.98-0.99", "all reads (inferred)": 0.3148, "linked reads (inferred)": 0.8898, "right_edge": 0.99}, {"bin": "0.99", "interval": "0.99-1.0", "all reads": 0.4608, "linked reads": 0.07888, "all reads (cumsum)": 1.0, "linked reads (cumsum)": 1.0, "range_label": "0.99-1.0", "all reads (inferred)": 1.0, "linked reads (inferred)": 1.0, "right_edge": 1.0}]}}
